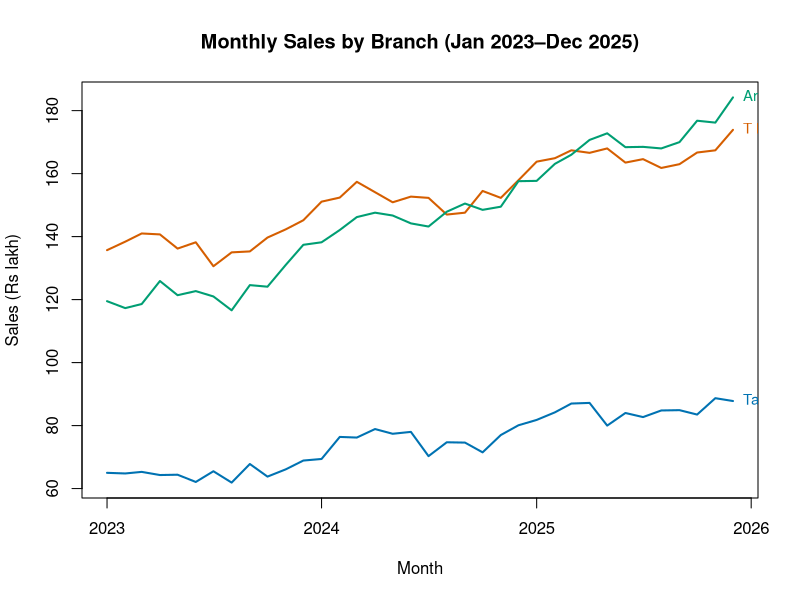
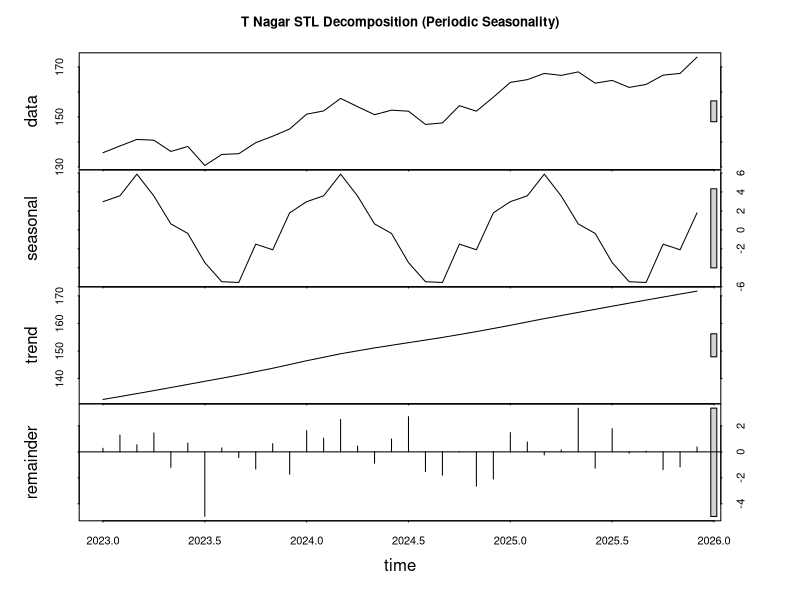
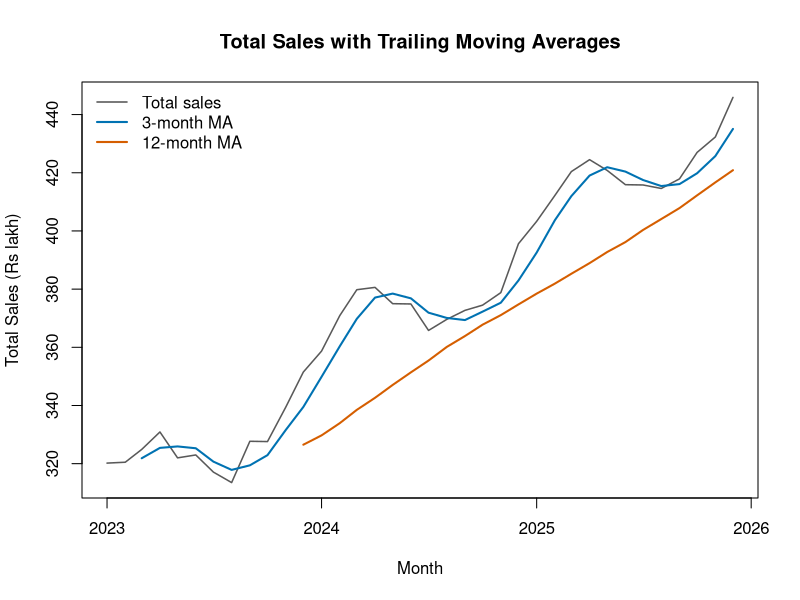
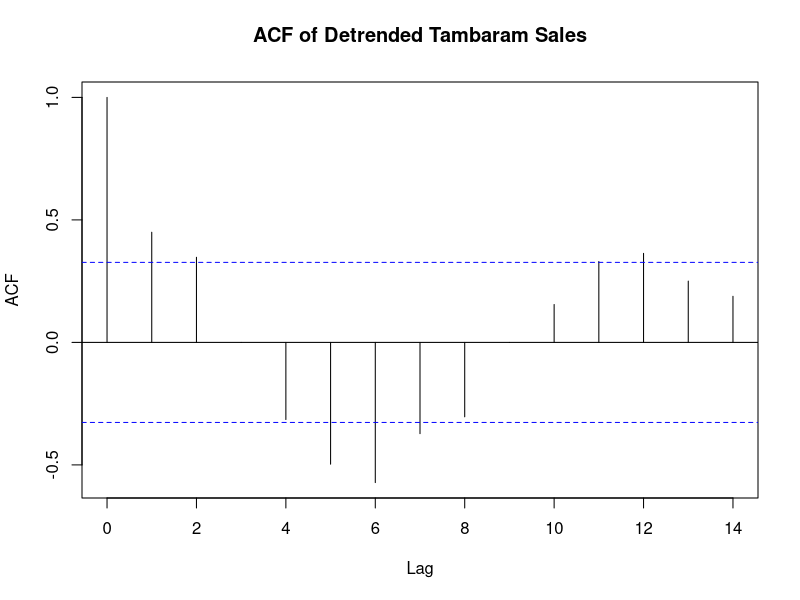
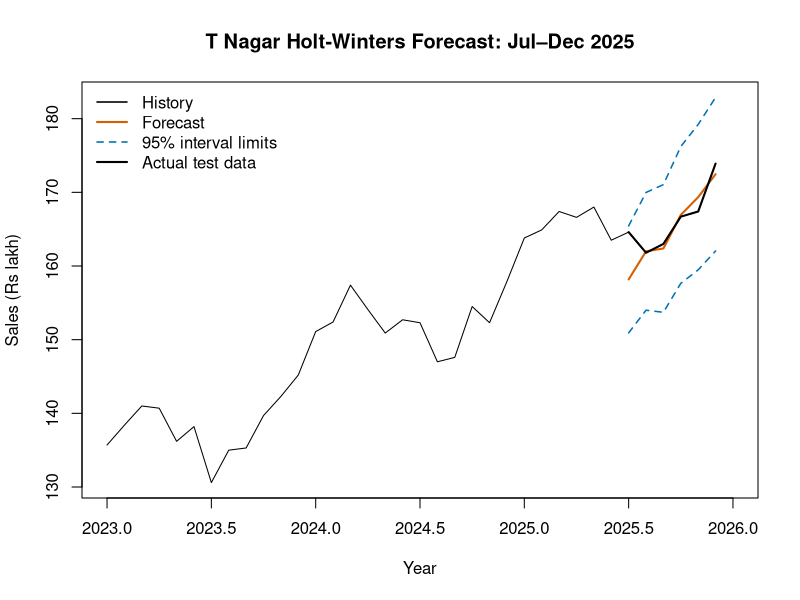

These charts were generated, in order, by the following R code:
# DSA06 Data Handling and Visualization - Class Activity 3
# Student: MOTHUKURI MARUTHI | R.No. 22 | Reg. No. 192425257
# Slot C | Time Series in R and Tableau
# Run this entire script in RStudio. It creates ts_data.csv and all R charts/results.

set.seed(40374)
branch <- c("T Nagar", "Tambaram", "Anna Nagar")
n <- 36
month_no <- 1:n
date <- seq(as.Date("2023-01-01"), by = "month", length.out = n)
base <- c(130, 60, 110)
growth <- c(1.2, 0.8, 2)
amp <- c(6, 3, 5)
peak_month <- 3

sales <- sapply(1:3, function(i) {
  round(base[i] + growth[i] * month_no +
          amp[i] * cos(2 * pi * (month_no - peak_month) / 12) +
          rnorm(n, 0, 2), 1)
})

df <- data.frame(
  Month = rep(date, 3),
  Month_no = rep(month_no, 3),
  Branch = rep(branch, each = n),
  Sales = as.vector(sales)
)
write.csv(df, "ts_data.csv", row.names = FALSE)

# Arrange the matrix explicitly by branch, then month.
sales_mat <- sapply(1:3, function(i) sales[, i])
colnames(sales_mat) <- branch

# R1: Multiple time-series chart and linear slopes
png("R1_Multiple_Time_Series.png", width = 1400, height = 800, res = 130)
matplot(date, sales_mat, type = "l", lty = 1, lwd = 2,
        col = c("#D55E00", "#0072B2", "#009E73"),
        xlab = "Month", ylab = "Sales (Rs lakh)",
        main = "Monthly Sales by Branch (Jan 2023–Dec 2025)")
last_x <- date[n]
text(last_x, sales_mat[n, ], labels = branch, pos = 4,
     col = c("#D55E00", "#0072B2", "#009E73"), cex = 0.9)
dev.off()

slopes <- sapply(1:3, function(i) coef(lm(sales[, i] ~ month_no))[2])
names(slopes) <- branch
cat("\nR1: Linear slopes (Rs lakh/month)\n")
print(round(slopes, 4))
cat("Fastest-growing branch:", names(which.max(slopes)), "\n")

# R2: STL decomposition for T Nagar
x <- ts(sales[, 1], frequency = 12, start = c(2023, 1))
fit_stl <- stl(x, s.window = "periodic")
png("R2_T_Nagar_STL.png", width = 1400, height = 900, res = 130)
plot(fit_stl, main = "T Nagar STL Decomposition (Periodic Seasonality)")
dev.off()

seasonal <- fit_stl$time.series[, "seasonal"]
remainder <- fit_stl$time.series[, "remainder"]
seasonal_month_means <- tapply(as.numeric(seasonal),
                               cycle(x), mean)
peak_num <- as.integer(names(which.max(seasonal_month_means)))
trough_num <- as.integer(names(which.min(seasonal_month_means)))
month_names <- month.abb
Fs <- max(0, 1 - var(as.numeric(remainder)) /
            var(as.numeric(seasonal + remainder)))
cat("\nR2: Seasonal peak month:", month_names[peak_num], "\n")
cat("R2: Seasonal trough month:", month_names[trough_num], "\n")
cat("R2: Seasonal strength Fs:", round(Fs, 4), "\n")

# R3: Total monthly sales and trailing moving averages
total_sales <- rowSums(sales_mat)
ma3 <- stats::filter(total_sales, rep(1/3, 3), sides = 1)
ma12 <- stats::filter(total_sales, rep(1/12, 12), sides = 1)

png("R3_Total_Sales_Moving_Averages.png", width = 1400, height = 800, res = 130)
plot(date, total_sales, type = "l", lwd = 1.5, col = "grey35",
     xlab = "Month", ylab = "Total Sales (Rs lakh)",
     main = "Total Sales with Trailing Moving Averages")
lines(date, ma3, col = "#0072B2", lwd = 2)
lines(date, ma12, col = "#D55E00", lwd = 2)
legend("topleft", legend = c("Total sales", "3-month MA", "12-month MA"),
       col = c("grey35", "#0072B2", "#D55E00"), lty = 1, lwd = c(1.5, 2, 2),
       bty = "n")
dev.off()
cat("\nR3: Total sales at month 24:", total_sales[24], "\n")
cat("R3: 3-month trailing MA at month 24:", round(ma3[24], 4), "\n")
cat("R3: 12-month trailing MA at month 24:", round(ma12[24], 4), "\n")
cat("R3: The 12-month MA lags more because it averages a longer history.\n")

# R4: Tambaram detrended residuals and ACF
tambaram_lm <- lm(sales[, 2] ~ month_no)
tambaram_resid <- residuals(tambaram_lm)
png("R4_Tambaram_ACF.png", width = 1200, height = 800, res = 130)
acf(tambaram_resid, lag.max = 14,
    main = "ACF of Detrended Tambaram Sales")
dev.off()
acf_obj <- acf(tambaram_resid, lag.max = 14, plot = FALSE)
acf12 <- as.numeric(acf_obj$acf[13]) # lag 12 is index 12 + lag-zero entry
bound <- 1.96 / sqrt(36)
cat("\nR4: ACF at lag 12:", round(acf12, 4), "\n")
cat("R4: Significance bound +/-", round(bound, 4), "\n")
cat("R4: Yearly-cycle indication:",
    if (abs(acf12) > bound) "Yes, lag-12 autocorrelation exceeds the bound."
    else "No, lag-12 autocorrelation does not exceed the bound.", "\n")

# R5: Holt-Winters fitted on months 1–30; forecast months 31–36
train <- window(x, end = c(2025, 6))
test <- window(x, start = c(2025, 7))
hw_fit <- HoltWinters(train)
hw_pred <- predict(hw_fit, n.ahead = 6, prediction.interval = TRUE,
                   level = 0.95)
forecast_mean <- as.numeric(hw_pred[, "fit"])
lower <- as.numeric(hw_pred[, "lwr"])
upper <- as.numeric(hw_pred[, "upr"])
actual <- as.numeric(test)
mape <- mean(abs((actual - forecast_mean) / actual)) * 100
width_h1 <- upper[1] - lower[1]
width_h6 <- upper[6] - lower[6]

png("R5_HoltWinters_Forecast.png", width = 1400, height = 800, res = 130)
plot(x, xlab = "Year", ylab = "Sales (Rs lakh)",
     main = "T Nagar Holt-Winters Forecast: Jul–Dec 2025",
     xlim = c(2023, 2026), ylim = range(c(x, lower, upper)))
lines(ts(forecast_mean, start = c(2025, 7), frequency = 12),
      col = "#D55E00", lwd = 2)
lines(ts(lower, start = c(2025, 7), frequency = 12),
      col = "#0072B2", lty = 2, lwd = 1.5)
lines(ts(upper, start = c(2025, 7), frequency = 12),
      col = "#0072B2", lty = 2, lwd = 1.5)
lines(test, col = "black", lwd = 2)
legend("topleft", legend = c("History", "Forecast", "95% interval limits", "Actual test data"),
       col = c("black", "#D55E00", "#0072B2", "black"),
       lty = c(1, 1, 2, 1), lwd = c(1.5, 2, 1.5, 2), bty = "n")
dev.off()

cat("\nR5: Forecasts for months 31–36:\n")
print(round(forecast_mean, 3))
cat("R5: Actual values for months 31–36:\n")
print(actual)
cat("R5: MAPE (%):", round(mape, 3), "\n")
cat("R5: 95% band width at h=1:", round(width_h1, 3), "\n")
cat("R5: 95% band width at h=6:", round(width_h6, 3), "\n")

# Export a compact results file for checking/recording answers
results <- data.frame(
  Item = c("R1 slope T Nagar", "R1 slope Tambaram", "R1 slope Anna Nagar",
           "R2 seasonal peak month", "R2 seasonal trough month", "R2 Fs",
           "R3 total month 24", "R3 MA3 month 24", "R3 MA12 month 24",
           "R4 ACF lag 12", "R4 bound", "R5 MAPE percent",
           "R5 band width h1", "R5 band width h6"),
  Value = c(unname(slopes[1]), unname(slopes[2]), unname(slopes[3]),
            month_names[peak_num], month_names[trough_num], Fs,
            total_sales[24], ma3[24], ma12[24], acf12, bound, mape,
            width_h1, width_h6)
)
write.csv(results, "R_Results.csv", row.names = FALSE)
cat("\nCreated ts_data.csv, R_Results.csv, and R1–R5 PNG charts in the working directory.\n")
